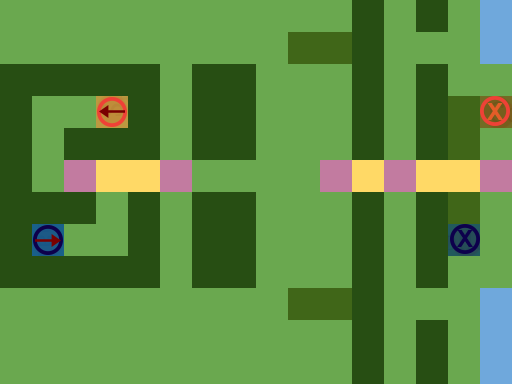

Below is a game level as drawn by its tile map, then a one-line description and the .tmx file that defines it, in full:
An orthogonal 16x12 tile map with 32x32 px tiles, 3 tile layers (Ground, Obstacles, Objects), 1 hidden layer not drawn.

<map version="1.0" orientation="orthogonal" renderorder="right-down" width="16" height="12" tilewidth="32" tileheight="32" nextobjectid="6">
 <tileset firstgid="1" name="TilesetPlaceholder" tilewidth="32" tileheight="32" tilecount="240" columns="10">
  <image source="../Tileset.png" width="320" height="768" />
 </tileset>
 <layer name="Ground" width="16" height="12">
  <data encoding="csv">
1,1,1,1,1,1,1,1,1,1,1,1,1,1,1,5,
1,1,1,1,1,1,1,1,1,1,1,1,1,1,1,5,
1,1,1,1,1,1,1,1,1,1,1,1,1,1,1,1,
1,1,1,1,1,1,1,1,1,1,1,1,1,1,1,1,
1,1,1,1,1,1,1,1,1,1,1,1,1,1,1,1,
1,3,2,2,2,3,1,1,1,1,3,2,3,2,2,3,
1,1,1,1,1,1,1,1,1,1,1,2,1,1,1,1,
1,1,1,1,1,1,1,1,1,1,1,1,1,1,1,1,
1,1,1,1,1,1,1,1,1,1,1,1,1,1,1,1,
1,1,1,1,1,1,1,1,1,1,1,1,1,1,1,5,
1,1,1,1,1,1,1,1,1,1,1,1,1,1,1,5,
1,1,1,1,1,1,1,1,1,1,1,1,1,1,1,5
</data>
 </layer>
 <layer name="Obstacles" width="16" height="12">
  <data encoding="csv">
0,0,0,0,0,0,0,0,0,0,0,42,0,42,0,0,
0,0,0,0,0,0,0,0,0,44,44,42,0,0,0,0,
42,42,42,42,42,0,42,42,0,0,0,42,0,42,0,0,
42,0,0,0,42,0,42,42,0,0,0,42,0,42,44,0,
42,0,42,42,42,0,42,42,0,0,0,42,0,42,44,0,
42,1,3,0,0,0,0,0,0,0,0,0,0,0,0,0,
42,42,42,0,42,0,42,42,0,0,0,42,0,42,44,0,
42,0,0,0,42,0,42,42,0,0,0,42,0,42,0,0,
42,42,42,42,42,0,42,42,0,0,0,42,0,42,0,0,
0,0,0,0,0,0,0,0,0,44,44,42,0,0,0,0,
0,0,0,0,0,0,0,0,0,0,0,42,0,42,0,0,
0,0,0,0,0,0,0,0,0,0,0,42,0,42,0,0
</data>
 </layer>
 <layer name="Objects" width="16" height="12">
  <data encoding="csv">
0,0,0,0,0,0,0,0,0,0,0,0,0,0,0,0,
0,0,0,0,0,0,0,0,0,0,0,0,0,0,0,0,
0,0,0,0,0,0,0,0,0,0,0,0,0,0,0,0,
0,0,0,1610612817,0,0,0,0,0,0,0,0,0,0,0,181,
0,0,0,0,0,0,0,0,0,0,0,0,0,0,0,0,
0,0,0,0,0,0,0,0,0,0,0,0,0,0,0,0,
0,0,0,0,0,0,0,0,0,0,0,0,0,0,0,0,
0,2684354642,0,0,0,0,0,0,0,0,0,0,0,0,182,0,
0,0,0,0,0,0,0,0,0,0,0,0,0,0,0,0,
0,0,0,0,0,0,0,0,0,0,0,0,0,0,0,0,
0,0,0,0,0,0,0,0,0,0,0,0,0,0,0,0,
0,0,0,0,0,0,0,0,0,0,0,0,0,0,0,0
</data>
 </layer>
 <layer name="Solution" width="16" height="12" visible="0">
  <data encoding="csv">
0,0,0,0,0,0,0,0,0,0,0,0,0,0,0,0,
0,0,0,233,233,0,0,0,0,0,0,0,0,0,0,0,
0,0,0,0,0,0,0,0,0,0,0,0,0,0,0,0,
0,222,222,0,0,0,0,0,0,0,0,0,0,0,0,0,
0,222,0,0,0,0,0,0,0,0,0,0,0,0,0,0,
0,222,224,225,225,224,0,0,0,0,0,0,0,0,0,0,
0,0,0,232,0,0,0,0,0,0,0,0,0,0,0,0,
0,0,232,232,0,0,0,0,0,0,0,0,0,0,0,0,
0,0,0,0,0,0,0,0,0,0,0,0,0,0,0,0,
0,0,0,0,0,0,223,223,0,0,0,0,0,0,0,0,
0,0,0,0,0,0,0,0,0,0,0,0,0,0,0,0,
0,0,0,0,0,0,0,0,0,0,0,0,0,0,0,0
</data>
 </layer>
</map>
